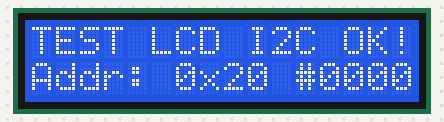
This sketch was run on a simulated ESP32. Shown: 16×2 character LCD. What the sketch prints to the serial monitor is not drawn.

Above: at 1.2 s.
At 5.2 s:
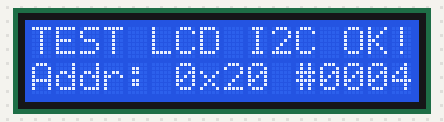
At 10.2 s:
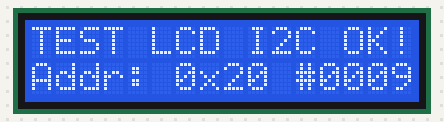
At 19.3 s:
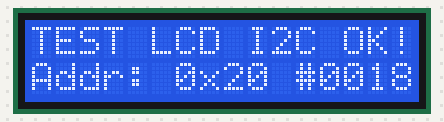
At 28.3 s:
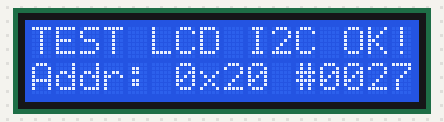
At 38.4 s:
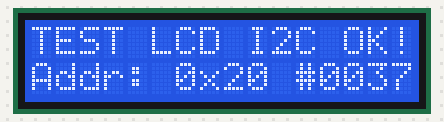

The sketch:

01_i2c_scanner_lcd.ino
```cpp
/*==========================================================
  TEST 01: I2C SCANNER & LCD 16x2 TEST
  Mesin Pencetak Tempe Otomatis
  ──────────────────────────────────────────────────────────
  Tujuan:
  1. Memindai bus I2C untuk mengetahui alamat LCD (biasanya 0x27 atau 0x3F).
  2. Menampilkan teks pada LCD 16x2 dengan backlight.

  Wiring:
  - ESP32 GPIO 21 (SDA) -> LCD I2C Module SDA
  - ESP32 GPIO 22 (SCL) -> LCD I2C Module SCL
  - ESP32 VIN / 5V       -> LCD I2C Module VCC (5V)
  - ESP32 GND            -> LCD I2C Module GND
==========================================================*/

#include <Wire.h>
#include <LiquidCrystal_I2C.h>

#define PIN_SDA 21
#define PIN_SCL 22

LiquidCrystal_I2C *lcd = nullptr;
byte i2c_addr = 0x00;

void setup() {
  Serial.begin(115200);
  delay(1000);
  Serial.println("\n==========================================");
  Serial.println("  TEST 01: I2C SCANNER & LCD 16x2");
  Serial.println("==========================================");

  Wire.begin(PIN_SDA, PIN_SCL);

  // 1. Scan I2C
  Serial.println("[1] Memindai alamat I2C pada GPIO 21 (SDA) & 22 (SCL)...");
  int nDevices = 0;
  for (byte address = 1; address < 127; address++) {
    Wire.beginTransmission(address);
    byte error = Wire.endTransmission();
    if (error == 0) {
      Serial.print("   -> Perangkat I2C ditemukan pada alamat: 0x");
      if (address < 16) Serial.print("0");
      Serial.println(address, HEX);
      i2c_addr = address;
      nDevices++;
    }
  }

  if (nDevices == 0) {
    Serial.println("   [ERROR] Tidak ada perangkat I2C ditemukan!");
    Serial.println("   Periksa kabel VCC (5V), GND, SDA (21), SCL (22).");
  } else {
    Serial.printf("   [OK] Ditemukan %d perangkat. Menggunakan alamat 0x%02X\n", nDevices, i2c_addr);

    // Inisialisasi LCD
    lcd = new LiquidCrystal_I2C(i2c_addr, 16, 2);
    lcd->init();
    lcd->backlight();
    lcd->clear();

    lcd->setCursor(0, 0);
    lcd->print("TEST LCD I2C OK!");
    lcd->setCursor(0, 1);
    lcd->printf("Addr: 0x%02X", i2c_addr);

    Serial.println("[2] Teks berhasil dikirim ke layar LCD.");
    Serial.println("    Jika layar menyala tapi tidak ada teks, putar potensiometer (kontras) biru di belakang modul I2C!");
  }
}

int counter = 0;
void loop() {
  if (lcd != nullptr) {
    lcd->setCursor(11, 1);
    lcd->printf("#%04d", counter++);
    delay(1000);
  } else {
    delay(2000);
  }
}
```

Measured:
- what the display in image 0 shows lasts 1.0 s, from 1.1 s to 2.1 s
